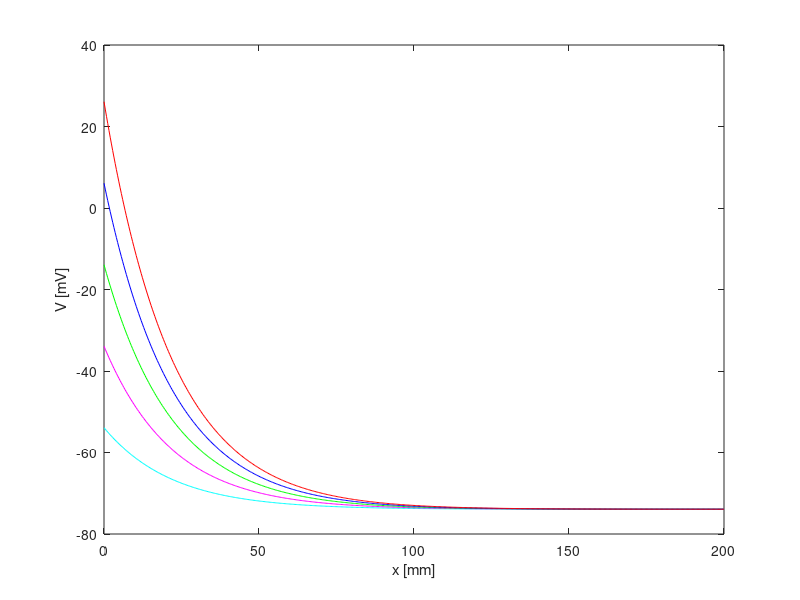

MATLAB code to generate this figure: (Note: this script raises an error after producing the figure.)
load LR_200mm_20mv.mat
psi_20LR   = psi_mV;
load LR_200mm_40mv.mat
psi_40LR   = psi_mV;
load LR_200mm_60mv.mat
psi_60LR   = psi_mV;
load LR_200mm_80mv.mat
psi_80LR   = psi_mV;
load LR_200mm_100mv.mat
psi_100LR   = psi_mV;

figure
plot(xn_mm, psi_20LR(:, 200),'c-' ,xn_mm, psi_40LR(:, 200),'m-',...
   xn_mm, psi_60LR(:, 200),'g-', xn_mm, psi_80LR(:, 200),'b-', xn_mm, psi_100LR(:, 200),'r-' )
xlabel('x [mm]')
ylabel('V [mV]')
yline(-74,'k--','Linewidth',2)
title('Membrane pot. as a function of the length of the axon - LR')
legend('V_S = 20 mV', 'V_S = 40 mV', 'V_S = 60 mV', 'V_S = 80 mV', 'V_S = 100 mV','V_{eq}')
axis([0 200 -80 40])

load GHK_200mm_20mv.mat
psi_20GHK   = psi_mV;
load GHK_200mm_40mv.mat
psi_40GHK   = psi_mV;
load GHK_200mm_60mv.mat
psi_60GHK   = psi_mV;
load GHK_200mm_80mv.mat
psi_80GHK   = psi_mV;
load GHK_200mm_100mv.mat
psi_100GHK   = psi_mV;

figure
plot(xn_mm, psi_20GHK(:, 200),'c-' ,xn_mm, psi_40GHK(:, 200),'m-',...
   xn_mm, psi_60GHK(:, 200),'g-', xn_mm, psi_80GHK(:, 200),'b-', xn_mm, psi_100GHK(:, 200),'r-' )
xlabel('x [mm]')
ylabel('V [mV]')
yline(-73,'k--','Linewidth',2)
title('Membrane pot. as a function of the length of the axon - GHK')
legend('V_S = 20 mV', 'V_S = 40 mV', 'V_S = 60 mV', 'V_S = 80 mV', 'V_S = 100 mV','V_{eq}')
axis([0 200 -80 40])